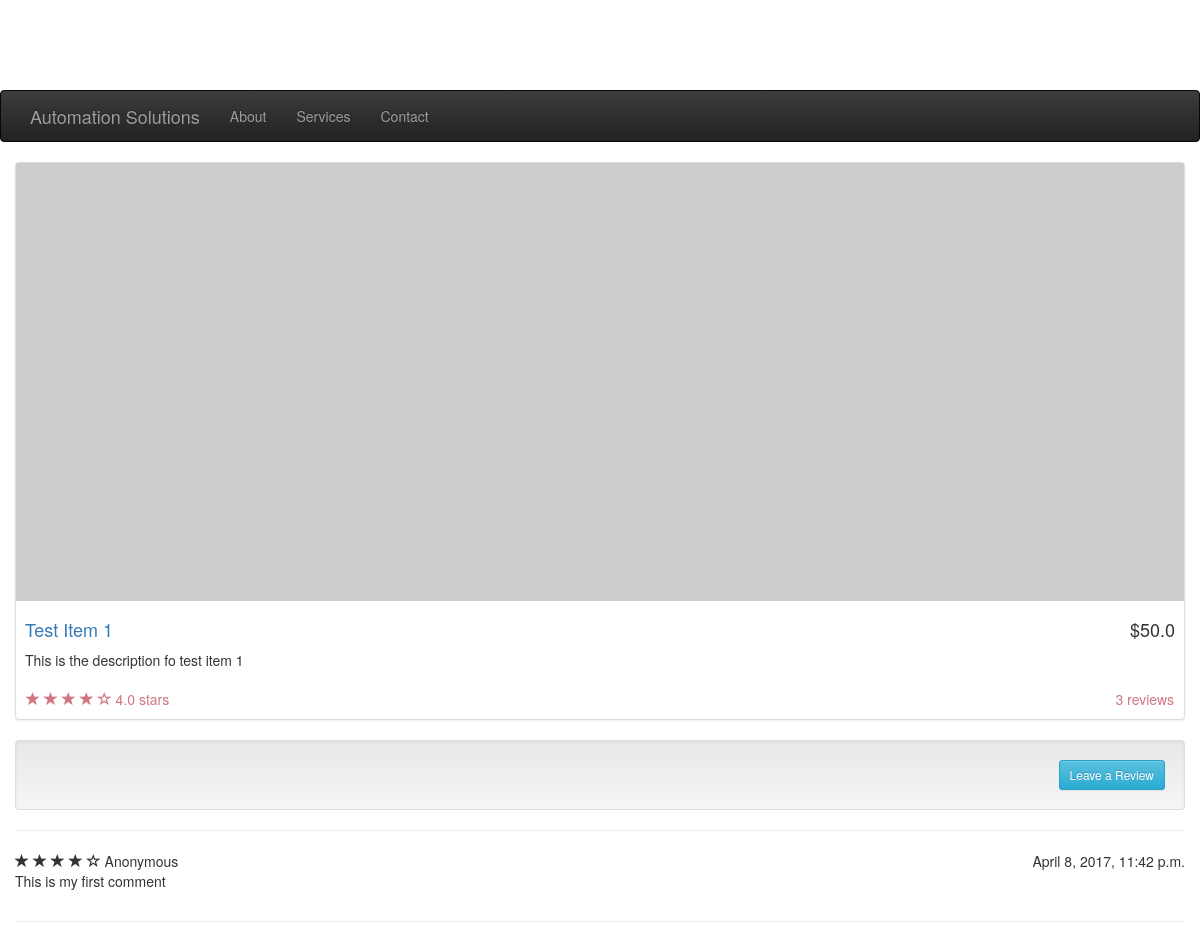
Page /item/8/ on the earlier database version.
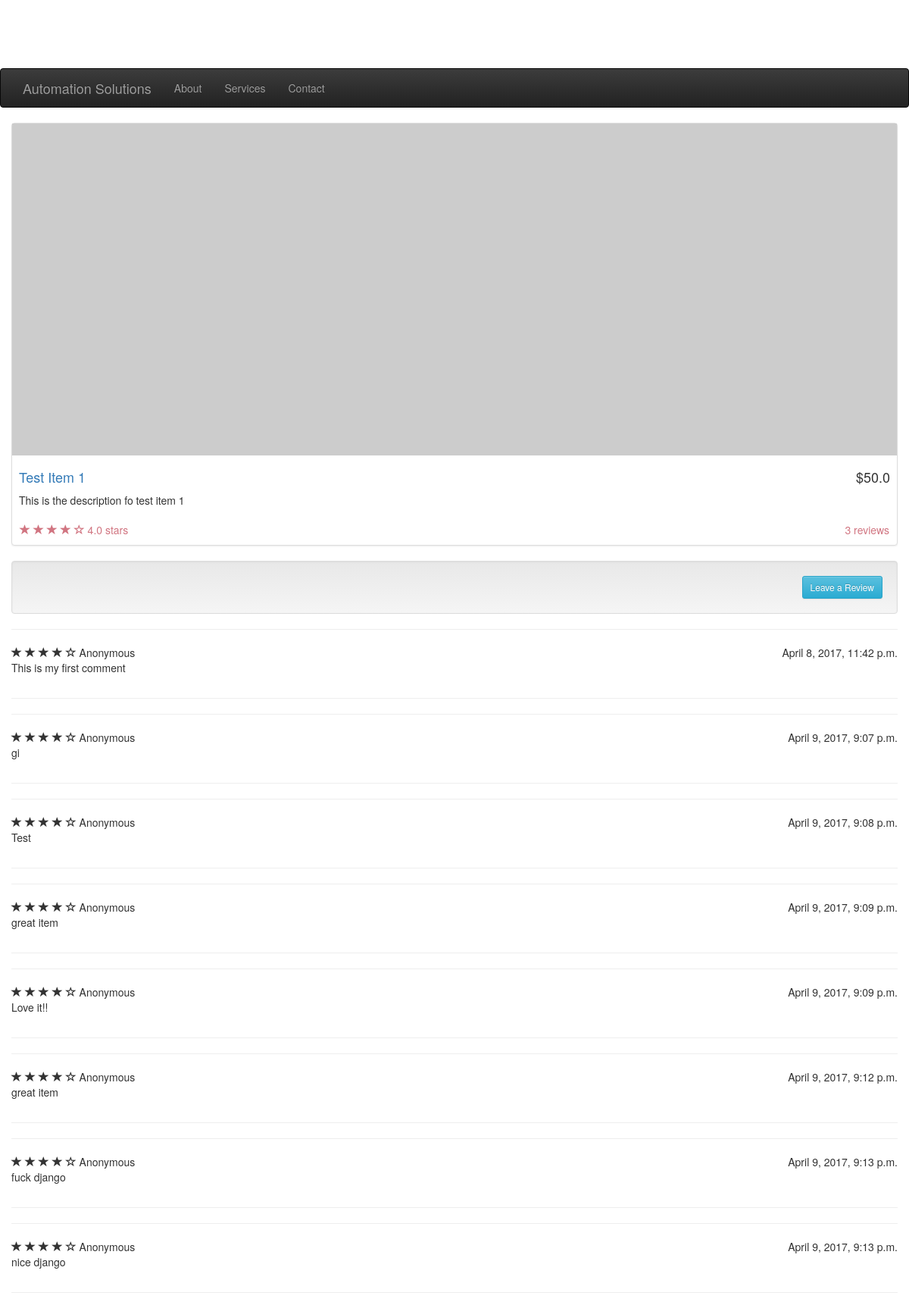
Same page on the later database version.
### ProductList/models.py (models this page shows)
class Item(models.Model):
    title=models.CharField(max_length=200)
    description=models.TextField()
    category=models.TextField(choices=[("Kitchen","Kitchen"),("Entertainment","Entertainment"),("Bedroom","Bedroom"),("None","None")], default="None")
    price=models.FloatField(default=0.0)

class Comment(models.Model):
    text=models.TextField()
    createdon=models.DateTimeField(default=datetime.datetime.now)
    item=models.ForeignKey(Item)

### ProductList/views.py (the view)
# urls.py: url(r'^item/(?P<id>\d+)/',views.item_detail,name='item_detail'),
def item_detail(request,id):
    try:
        item=Item.objects.get(id=id)
        if(item is not None):
            comments=Comment.objects.filter(item__id=id)
    except Item.DoesNotExist:
        raise Http404('This item does not exist')
    return render(request,'ProductList/item_detail.html',{
        'item':item,
        'comments':comments
        })

### homeautomation/templates/ProductList/item_detail.html (shortened to what this page needs)
﻿{% extends "base.html" %}
{% block content %}
    <div class="container">
        <div class="row">
                <div class="thumbnail">
                    <img class="img-responsive" src="http://placehold.it/800x300" alt="">
                    <div class="caption-full">
                        <h4 class="pull-right">${{item.price}}</h4>
                        <h4><a href="#">{{item.title|capfirst}}</a>
                        </h4>
                        <p>{{item.description}}</p>
                    </div>
                    <div class="ratings">
                        <p class="pull-right">3 reviews</p>
                        <p>
                            <span class="glyphicon glyphicon-star"></span>
                            <span class="glyphicon glyphicon-star"></span>
                            <span class="glyphicon glyphicon-star"></span>
                            <span class="glyphicon glyphicon-star"></span>
                            <span class="glyphicon glyphicon-star-empty"></span>
                            4.0 stars
                        </p>
                    </div>
                </div>
                <div class="well">
                    <div class="text-right">
                        <button type="button" class="btn btn-info btn-sm" data-toggle="modal" data-target="#myModal">Leave a Review</button>
                    </div>
                     </div>
                    {% for comment in comments %}
                    <hr>
                    <div class="row">
                        <div class="col-md-12">
                            <span class="glyphicon glyphicon-star"></span>
                            <span class="glyphicon glyphicon-star"></span>
                            <span class="glyphicon glyphicon-star"></span>
                            <span class="glyphicon glyphicon-star"></span>
                            <span class="glyphicon glyphicon-star-empty"></span>
                            Anonymous
                            <span class="pull-right">{{comment.createdon}}</span>
                            <p>{{comment.text}}</p>
                        </div>
                    </div>
                    <hr>
                    {% endfor %}
                </div>
        </div>
{% endblock %}

### homeautomation/templates/base.html (shortened to what this page needs)
﻿<!DOCTYPE html>
<html lang="en" xmlns="http://www.w3.org/1999/xhtml">
<head>
    <link rel="stylesheet" href="https://maxcdn.bootstrapcdn.com/bootstrap/3.3.7/css/bootstrap.min.css">
    <link rel="stylesheet" href="//maxcdn.bootstrapcdn.com/bootstrap/3.2.0/css/bootstrap-theme.min.css" />
    <link href="ProductList/css/shop-homepage.css" rel="stylesheet">
</head>
<body>
    <nav class="navbar navbar-inverse" role="navigation">
        <div class="container">
            <div class="navbar-header">
                <a class="navbar-brand" href="#">Automation Solutions</a>
            </div>
            <div class="collapse navbar-collapse" id="bs-example-navbar-collapse-1">
                <ul class="nav navbar-nav">
                    <li>
                        <a href="#">About</a>
                    </li>
                    <li>
                        <a href="#">Services</a>
                    </li>
                    <li>
                        <a href="#">Contact</a>
                    </li>
                </ul>
            </div>
        </div>
    </nav>
    {% block content %}
    {% endblock content %}
</body>
</html>

### homeautomation/static/ProductList/css/shop-homepage.css (style rules this page uses)
body { padding-top: 70px; }
.thumbnail img { width: 100%; }
.ratings { padding-right: 10px; padding-left: 10px; color: #d17581; }
.thumbnail { padding: 0; }
.thumbnail .caption-full { padding: 9px; color: #333; }

Differences in the rows shown:
added Comment: createdon "April 9, 2017, 9:07 p.m.", text "gi"
added Comment: createdon "April 9, 2017, 9:08 p.m.", text "Test"
added Comment: createdon "April 9, 2017, 9:09 p.m.", text "great item"
added Comment: createdon "April 9, 2017, 9:09 p.m.", text "Love it!!"
added Comment: createdon "April 9, 2017, 9:12 p.m.", text "great item"
added Comment: createdon "April 9, 2017, 9:13 p.m.", text "fuck django"
added Comment: createdon "April 9, 2017, 9:13 p.m.", text "nice django"
